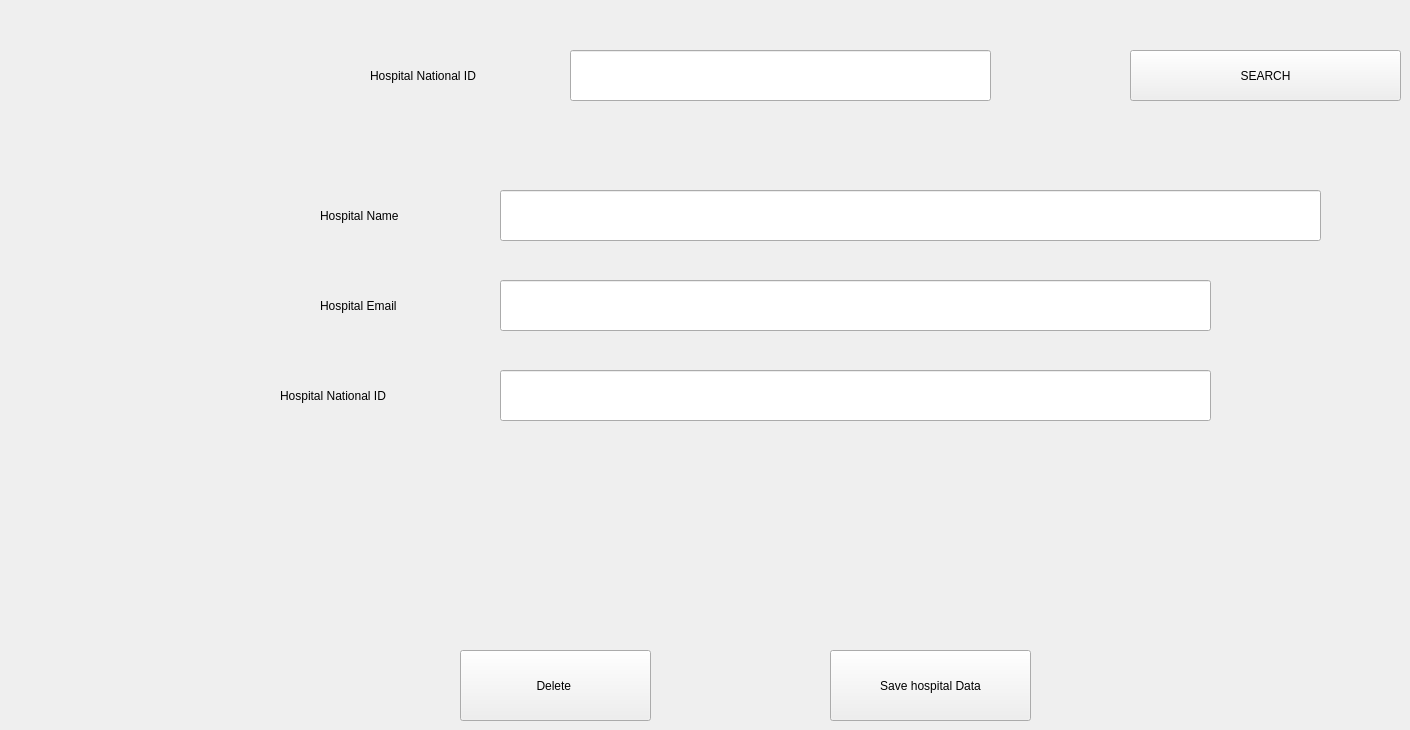
      <widget class="QWidget" name="tab_12">
       <attribute name="title">
        <string>Edit/Delete Hospital</string>
       </attribute>
       <widget class="QPushButton" name="pushButton_23">
        <property name="geometry">
         <rect>
          <x>830</x>
          <y>650</y>
          <width>201</width>
          <height>71</height>
         </rect>
        </property>
        <property name="text">
         <string>Save hospital Data</string>
        </property>
       </widget>
       <widget class="QPushButton" name="pushButton_24">
        <property name="geometry">
         <rect>
          <x>1130</x>
          <y>50</y>
          <width>271</width>
          <height>51</height>
         </rect>
        </property>
        <property name="text">
         <string>SEARCH</string>
        </property>
       </widget>
       <widget class="QPushButton" name="pushButton_25">
        <property name="geometry">
         <rect>
          <x>460</x>
          <y>650</y>
          <width>191</width>
          <height>71</height>
         </rect>
        </property>
        <property name="text">
         <string>Delete </string>
        </property>
       </widget>
       <widget class="QLineEdit" name="lineEdit_26">
        <property name="geometry">
         <rect>
          <x>500</x>
          <y>280</y>
          <width>711</width>
          <height>51</height>
         </rect>
        </property>
       </widget>
       <widget class="QLabel" name="label_42">
        <property name="geometry">
         <rect>
          <x>320</x>
          <y>290</y>
          <width>131</width>
          <height>31</height>
         </rect>
        </property>
        <property name="text">
         <string>Hospital Email</string>
        </property>
       </widget>
       <widget class="QLineEdit" name="lineEdit_11">
        <property name="geometry">
         <rect>
          <x>500</x>
          <y>190</y>
          <width>821</width>
          <height>51</height>
         </rect>
        </property>
       </widget>
       <widget class="QLabel" name="label_40">
        <property name="geometry">
         <rect>
          <x>320</x>
          <y>200</y>
          <width>141</width>
          <height>31</height>
         </rect>
        </property>
        <property name="text">
         <string>Hospital Name</string>
        </property>
       </widget>
       <widget class="QLineEdit" name="lineEdit_30">
        <property name="geometry">
         <rect>
          <x>500</x>
          <y>370</y>
          <width>711</width>
          <height>51</height>
         </rect>
        </property>
       </widget>
       <widget class="QLabel" name="label_45">
        <property name="geometry">
         <rect>
          <x>280</x>
          <y>370</y>
          <width>191</width>
          <height>51</height>
         </rect>
        </property>
        <property name="text">
         <string>Hospital National ID</string>
        </property>
       </widget>
       <widget class="QLabel" name="label_43">
        <property name="geometry">
         <rect>
          <x>370</x>
          <y>60</y>
          <width>181</width>
          <height>31</height>
         </rect>
        </property>
        <property name="text">
         <string>Hospital National ID</string>
        </property>
       </widget>
       <widget class="QLineEdit" name="lineEdit_12">
        <property name="geometry">
         <rect>
          <x>570</x>
          <y>50</y>
          <width>421</width>
          <height>51</height>
         </rect>
        </property>
       </widget>
      </widget>
